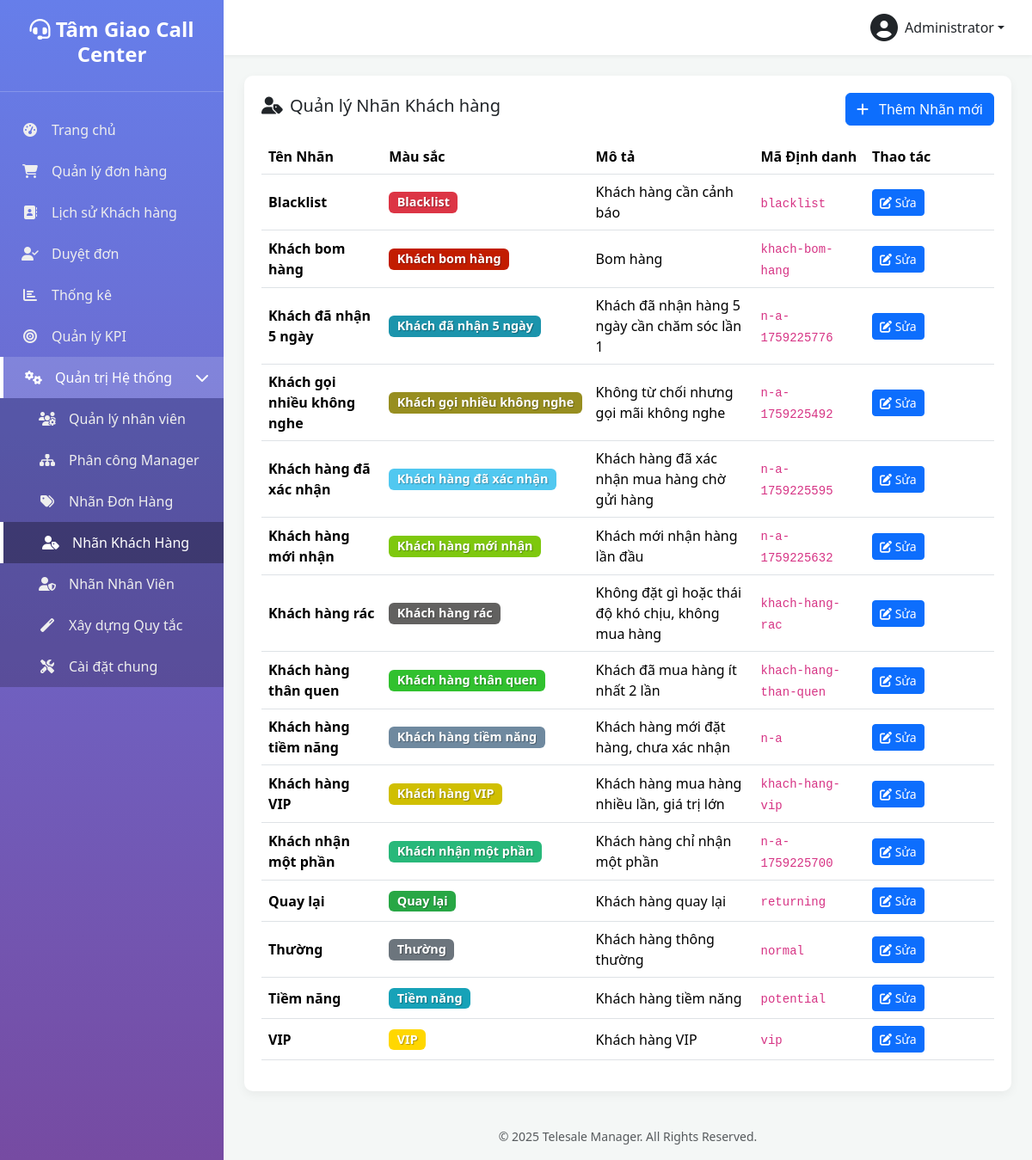
Screenshot of /manage-customer-labels.php (signed in) with the database file from the repository.
### tables this page shows
CREATE TABLE `settings` (
  `setting_key` varchar(100) NOT NULL,
  `setting_value` text DEFAULT NULL
);

CREATE TABLE `users` (
  `id` int(10) UNSIGNED NOT NULL,
  `username` varchar(50) NOT NULL COMMENT 'Tên đăng nhập',
  `password` varchar(255) NOT NULL,
  `full_name` varchar(100) NOT NULL COMMENT 'Họ và tên',
  `email` varchar(100) DEFAULT NULL COMMENT 'Email',
  `phone` varchar(20) DEFAULT NULL COMMENT 'Số điện thoại',
  `role` enum('admin','manager','telesale') NOT NULL DEFAULT 'telesale' COMMENT 'Vai trò: admin, manager, telesale',
  `status` enum('active','inactive','suspended') NOT NULL DEFAULT 'active' COMMENT 'Trạng thái: active, inactive, suspended (bị treo)',
  `avatar` varchar(255) DEFAULT NULL COMMENT 'Đường dẫn ảnh đại diện',
  `last_login_at` datetime DEFAULT NULL COMMENT 'Lần đăng nhập cuối',
  `last_login_ip` varchar(45) DEFAULT NULL COMMENT 'IP đăng nhập cuối',
  `created_at` datetime DEFAULT current_timestamp(),
  `updated_at` datetime DEFAULT current_timestamp() ON UPDATE current_timestamp(),
  `suspension_reason` text DEFAULT NULL,
  `suspension_until` datetime DEFAULT NULL,
  `deleted_at` timestamp NULL DEFAULT NULL
);

CREATE TABLE `customer_labels` (
  `id` int(11) NOT NULL,
  `label_key` varchar(50) NOT NULL,
  `label_name` varchar(100) NOT NULL,
  `description` text DEFAULT NULL,
  `color` varchar(20) DEFAULT '#17a2b8',
  `icon` varchar(50) DEFAULT 'fa-tag',
  `auto_assign_rules` longtext DEFAULT NULL CHECK (json_valid(`auto_assign_rules`)),
  `restrictions` longtext DEFAULT NULL CHECK (json_valid(`restrictions`)),
  `sort_order` int(11) DEFAULT 0,
  `created_by` int(10) UNSIGNED DEFAULT NULL,
  `created_at` datetime DEFAULT current_timestamp(),
  `updated_at` datetime DEFAULT current_timestamp() ON UPDATE current_timestamp(),
  `deleted_at` timestamp NULL DEFAULT NULL
);

### functions.php (called while the page is built, shortened)
<?php
function get_db_connection() {
    static $pdo = null;
    if ($pdo === null) {
        try {
            $dsn = "mysql:host=" . DB_HOST . ";dbname=" . DB_NAME . ";charset=" . DB_CHARSET;
            $options = [
                PDO::ATTR_ERRMODE => PDO::ERRMODE_EXCEPTION,
                PDO::ATTR_DEFAULT_FETCH_MODE => PDO::FETCH_ASSOC,
                PDO::ATTR_EMULATE_PREPARES => false,
            ];
            $pdo = new PDO($dsn, DB_USER, DB_PASS, $options);
        } catch (PDOException $e) {
            die('Database connection failed: ' . $e->getMessage());
        }
    }
    return $pdo;
}
function db_query($sql, $params = []) {
    $pdo = get_db_connection();
    $stmt = $pdo->prepare($sql);
    $stmt->execute($params);
    return $stmt;
}
function db_get_row($sql, $params = []) {
    $stmt = db_query($sql, $params);
    return $stmt->fetch(PDO::FETCH_ASSOC);
}
function db_get_results($sql, $params = []) {
    $stmt = db_query($sql, $params);
    return $stmt->fetchAll(PDO::FETCH_ASSOC);
}
function db_get_var($sql, $params = []) {
    $stmt = db_query($sql, $params);
    return $stmt->fetchColumn();
}
function is_logged_in() {
    return isset($_SESSION['user_id']) && !empty($_SESSION['user_id']);
}
function get_logged_user() {
    static $cached_user = null;
    if ($cached_user === null) {
        $cached_user = db_get_row(
            "SELECT * FROM users WHERE id = ? AND status = 'active'",
            [$_SESSION['user_id']]
        );
    }
    return $cached_user;
}
function is_admin() {
    $user = get_logged_user();
    return $user && is_array($user) && isset($user['role']) && $user['role'] === 'admin';
}
function require_admin() {
    if (!is_admin()) {
        redirect('dashboard.php?error=access_denied');
        exit;
    }
}
function get_setting($key, $default = null) {
    $value = db_get_var("SELECT setting_value FROM settings WHERE setting_key = ?", [$key]);
    return $value !== false && $value !== null ? $value : $default;
}

### manage-customer-labels.php (the view, shortened to what this page needs)
<?php
require_once 'functions.php';
require_admin();
$labels = db_get_results("SELECT * FROM customer_labels ORDER BY label_name ASC");
include 'includes/header.php';
?>
<div class="table-card">
    <div class="d-flex justify-content-between align-items-center mb-3">
        <h5><i class="fas fa-user-tag me-2"></i>Quản lý Nhãn Khách hàng</h5>
        <button class="btn btn-primary" onclick="prepareAddModal()">
            <i class="fas fa-plus me-2"></i> Thêm Nhãn mới
        </button>
    </div>
    <table class="table table-hover align-middle">
        <thead>
            <tr>
                <th>Tên Nhãn</th>
                <th>Màu sắc</th>
                <th>Mô tả</th>
                <th>Mã Định danh</th>
                <th style="width: 150px;">Thao tác</th>
            </tr>
        </thead>
        <tbody>
            <?php if (empty($labels)): ?>
                <tr><td colspan="5" class="text-center text-muted py-4">Chưa có nhãn khách hàng nào được tạo.</td></tr>
            <?php else: ?>
                <?php foreach ($labels as $label): ?>
                <tr>
                    <td><strong><?php echo htmlspecialchars($label['label_name']); ?></strong></td>
                    <td>
                        <span class="badge" style="background-color: <?php echo htmlspecialchars($label['color']); ?>; color: #fff; text-shadow: 1px 1px 1px rgba(0,0,0,0.3); font-size: 0.9em;">
                            <?php echo htmlspecialchars($label['label_name']); ?>
                        </span>
                    </td>
                    <td><?php echo htmlspecialchars($label['description']); ?></td>
                    <td><code><?php echo htmlspecialchars($label['label_key']); ?></code></td>
                    <td>
                        <button class="btn btn-sm btn-primary"
                                onclick="prepareEditModal(
                                    '<?php echo htmlspecialchars($label['label_key'], ENT_QUOTES); ?>',
                                    '<?php echo htmlspecialchars($label['label_name'], ENT_QUOTES); ?>',
                                    '<?php echo htmlspecialchars($label['color'], ENT_QUOTES); ?>',
                                    '<?php echo htmlspecialchars($label['description'], ENT_QUOTES); ?>'
                                )">
                            <i class="fas fa-edit"></i> Sửa
                        </button>
                        </td>
                </tr>
                <?php endforeach; ?>
            <?php endif; ?>
        </tbody>
    </table>
</div>
<?php include 'includes/footer.php'; ?>

### includes/header.php (shortened to what this page needs)
<?php
$current_user = get_logged_user();
$current_page = basename($_SERVER['PHP_SELF']);
$system_pages = [
    'users.php',
    'manager-assignments.php',
    'manage-order-statuses.php',
    'manage-customer-labels.php',
    'manage-user-labels.php',
    'admin-rules.php',
    'settings.php',
];
$is_system_page_active = in_array($current_page, $system_pages);
?>
<!DOCTYPE html>
<html lang="vi">
<head>
    <link href="https://cdn.jsdelivr.net/npm/bootstrap@5.3.2/dist/css/bootstrap.min.css" rel="stylesheet">
    <link rel="stylesheet" href="https://cdnjs.cloudflare.com/ajax/libs/font-awesome/6.4.2/css/all.min.css">
</head>
<body>
    <div class="wrapper">
        <nav class="sidebar">
            <div class="sidebar-header">
                <h3><i class="fas fa-headset"></i> <?php echo get_setting('site_name', SITE_NAME); ?></h3>
            </div>
            <ul class="sidebar-nav">
                <li class="<?php echo ($current_page == 'dashboard.php') ? 'active' : ''; ?>">
                    <a href="dashboard.php"><i class="fas fa-tachometer-alt nav-icon"></i> Trang chủ</a>
                </li>
                <li class="<?php echo ($current_page == 'orders.php' || $current_page == 'order-detail.php') ? 'active' : ''; ?>">
                    <a href="orders.php"><i class="fas fa-shopping-cart nav-icon"></i> Quản lý đơn hàng</a>
                </li>
                <?php if (is_admin() || is_manager()): ?>
                <li class="<?php echo ($current_page == 'customer-history.php') ? 'active' : ''; ?>">
                    <a href="customer-history.php"><i class="fas fa-address-book nav-icon"></i> Lịch sử Khách hàng</a>
                </li>
                <li class="<?php echo ($current_page == 'pending-orders.php') ? 'active' : ''; ?>">
                    <a href="pending-orders.php">
                        <i class="fas fa-user-check nav-icon"></i> Duyệt đơn
                    </a>
                </li>
                <li class="<?php echo ($current_page == 'statistics.php') ? 'active' : ''; ?>">
                    <a href="statistics.php"><i class="fas fa-chart-bar nav-icon"></i> Thống kê</a>
                </li>
                <?php endif; ?>
                <?php if (is_admin() || is_manager()): ?>
                    <li class="<?php echo ($current_page == 'kpi.php') ? 'active' : ''; ?>">
                        <a href="kpi.php">
                            <i class="fas fa-bullseye nav-icon"></i>
                            <?php echo is_admin() ? 'Quản lý KPI' : 'Xem KPI'; ?>
                        </a>
                    </li>
                <?php endif; ?>
                <?php if (is_admin() || is_manager()): ?>
                <li class="<?php echo $is_system_page_active ? 'active' : ''; ?>">
                    <a href="#systemSettings" data-bs-toggle="collapse" aria-expanded="<?php echo $is_system_page_active ? 'true' : 'false'; ?>">
                        <i class="fas fa-cogs nav-icon"></i>
                        Quản trị Hệ thống
                        <i class="fas fa-chevron-right arrow"></i>
                    </a>
                    <ul class="collapse submenu <?php echo $is_system_page_active ? 'show' : ''; ?>" id="systemSettings">
                        <li class="<?php echo ($current_page == 'users.php') ? 'active' : ''; ?>">
                            <a href="users.php">
                                <i class="fas fa-users-cog nav-icon"></i>
                                <?php echo is_admin() ? 'Quản lý nhân viên' : 'Xem nhân viên'; ?>
                            </a>
                        </li>
                        <?php if (is_admin()):  ?>
                        <li class="<?php echo ($current_page == 'manager-assignments.php') ? 'active' : ''; ?>">
                            <a href="manager-assignments.php"><i class="fas fa-sitemap nav-icon"></i> Phân công Manager</a>
                        </li>
                        <li class="<?php echo ($current_page == 'manage-order-labels.php') ? 'active' : ''; ?>">
							<a href="manage-order-labels.php"><i class="fas fa-tags nav-icon"></i> Nhãn Đơn Hàng</a>
						</li>
						<li class="<?php echo ($current_page == 'manage-customer-labels.php') ? 'active' : ''; ?>">
							<a href="manage-customer-labels.php"><i class="fas fa-user-tag nav-icon"></i> Nhãn Khách Hàng</a>
						</li>
						<li class="<?php echo ($current_page == 'manage-user-labels.php') ? 'active' : ''; ?>">
							<a href="manage-user-labels.php"><i class="fas fa-user-shield nav-icon"></i> Nhãn Nhân Viên</a>
						</li>
						<li class="<?php echo ($current_page == 'admin-rules.php' || $current_page == 'admin-rules.php') ? 'active' : ''; ?>">
							<a href="admin-rules.php"><i class="fas fa-magic nav-icon"></i> Xây dựng Quy tắc</a>
						</li>
                         <li class="<?php echo ($current_page == 'settings.php') ? 'active' : ''; ?>">
                            <a href="settings.php"><i class="fas fa-tools nav-icon"></i> Cài đặt chung</a>
                        </li>
                        <?php endif; ?>
                    </ul>
                </li>
                <?php endif; ?>
            </ul>
        </nav>
        <div class="main-content">
            <header class="top-navbar d-flex justify-content-end align-items-center">
                <div class="dropdown">
                    <a href="#" class="d-flex align-items-center text-dark text-decoration-none dropdown-toggle" id="dropdownUser" data-bs-toggle="dropdown" aria-expanded="false">
                        <i class="fas fa-user-circle fa-2x me-2"></i>
                        <span><?php echo htmlspecialchars($current_user['full_name']); ?></span>
                    </a>
                </div>
            </header>
            <main class="p-4">

### includes/header.php (style rules this page uses)
:root { --sidebar-width: 260px; --primary-color: #667eea; --secondary-color: #764ba2; }
body { background-color: #f4f7f6; }
.wrapper { display: flex; min-height: 100vh; }
.sidebar { width: var(--sidebar-width); background: linear-gradient(180deg, var(--primary-color) 0%, var(--secondary-color) 100%); color: #fff; position: fixed; height: 100%; display: flex; flex-direction: column; }
.sidebar-header { padding: 20px; text-align: center; border-bottom: 1px solid rgba(255,255,255,0.2); flex-shrink: 0; }
.sidebar-header h3 { font-size: 1.5rem; font-weight: 700; }
.sidebar-nav { list-style: none; padding: 20px 0; flex-grow: 1; overflow-y: auto; }
.sidebar-nav a { display: flex; align-items: center; padding: 12px 20px; color: #eee; text-decoration: none; transition: all 0.2s; }
.sidebar-nav a:hover, .sidebar-nav li.active > a { background-color: rgba(255,255,255,0.15); color: #fff; }
.sidebar-nav li.active > a { border-left: 4px solid #fff; }
.sidebar-nav a i.nav-icon { width: 30px; text-align: center; margin-right: 10px; }
.sidebar-nav .submenu { list-style: none; padding-left: 0; background-color: rgba(0,0,0,0.2); }
.sidebar-nav .submenu a { padding-left: 40px; }
.sidebar-nav .submenu a:hover, .sidebar-nav .submenu li.active > a { background-color: rgba(0,0,0,0.3); }
.sidebar-nav a .arrow { margin-left: auto; transition: transform 0.3s; }
.sidebar-nav a[aria-expanded="true"] .arrow { transform: rotate(90deg); }
.main-content { margin-left: var(--sidebar-width); width: calc(100% - var(--sidebar-width)); }
.top-navbar { background-color: #fff; box-shadow: 0 2px 4px rgba(0,0,0,0.05); padding: 1rem 2rem; }
.table-card, .stat-card { background-color: #fff; border-radius: 10px; padding: 20px; box-shadow: 0 4px 12px rgba(0,0,0,0.05); }

### rows the page displays
settings: setting_value "Tâm Giao Call Center"
users: full_name "Administrator"
customer_labels: label_name "Blacklist", description "Khách hàng cần cảnh báo", label_key "blacklist"
customer_labels: label_name "Khách bom hàng", description "Bom hàng", label_key "khach-bom-hang"
customer_labels: label_name "Khách đã nhận 5 ngày", description "Khách đã nhận hàng 5 ngày cần chăm sóc lần 1", label_key "n-a-1759225776"
customer_labels: label_name "Khách gọi nhiều không nghe", description "Không từ chối nhưng gọi mãi không nghe", label_key "n-a-1759225492"
customer_labels: label_name "Khách hàng đã xác nhận", description "Khách hàng đã xác nhận mua hàng chờ gửi hàng", label_key "n-a-1759225595"
customer_labels: label_name "Khách hàng mới nhận", description "Khách mới nhận hàng lần đầu", label_key "n-a-1759225632"
customer_labels: label_name "Khách hàng rác", description "Không đặt gì hoặc thái độ khó chịu, không mua hàng", label_key "khach-hang-rac"
customer_labels: label_name "Khách hàng thân quen", description "Khách đã mua hàng ít nhất 2 lần", label_key "khach-hang-than-quen"
customer_labels: label_name "Khách hàng tiềm năng", description "Khách hàng mới đặt hàng, chưa xác nhận", label_key "n-a"
customer_labels: label_name "Khách hàng VIP", description "Khách hàng mua hàng nhiều lần, giá trị lớn", label_key "khach-hang-vip"
customer_labels: label_name "Khách nhận một phần", description "Khách hàng chỉ nhận một phần", label_key "n-a-1759225700"
customer_labels: label_name "Quay lại", description "Khách hàng quay lại", label_key "returning"
customer_labels: label_name "Thường", description "Khách hàng thông thường", label_key "normal"
customer_labels: label_name "Tiềm năng", description "Khách hàng tiềm năng", label_key "potential"
customer_labels: label_name "VIP", description "Khách hàng VIP", label_key "vip"

### other values shown
SITE_NAME "Telesale Manager"
